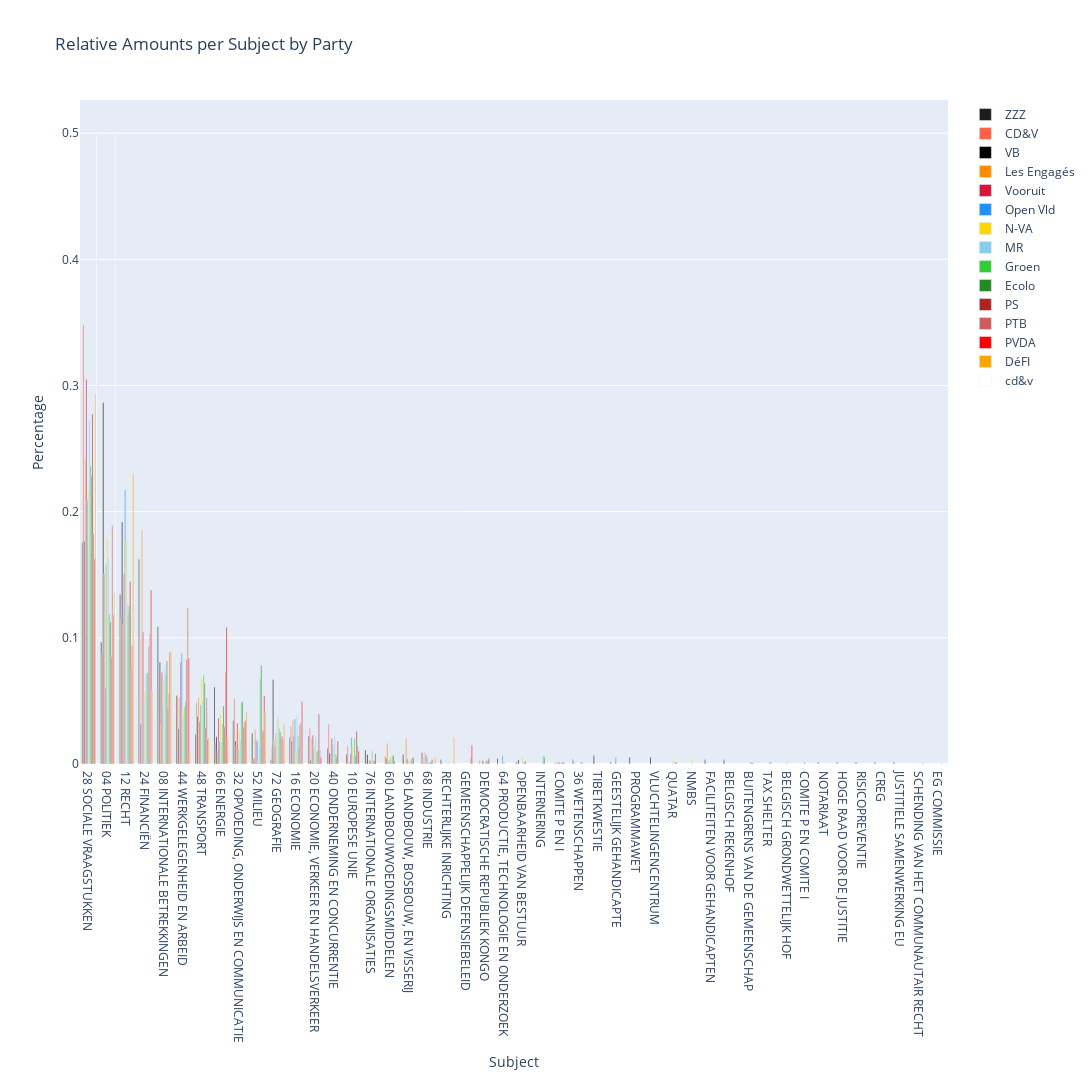

Notebook source saved alongside this figure:
### Code cell
colors = {
    "DéFI": "#FFA500",       # Orange
    "N-VA": "#FFD700",       # Yellow
    "Les Engagés": "#FF8C00",# Darker Orange
    "VB": "#000000",         # Black
    "PVDA": "#FF0000",       # Bright Red
    "Open Vld": "#1E90FF",   # Dodger Blue
    "PTB": "#CD5C5C",        # Indian Red
    "MR": "#87CEEB",         # Sky Blue
    "Vooruit": "#DC143C",    # Crimson
    "Ecolo": "#228B22",      # Forest Green
    "Groen": "#32CD32",      # Lime Green
    "CD&V": "#FF6347",       # Tomato
    "PS": "#B22222",         # Firebrick Red
    "cd&v": "#FFF",          # White
    "ZZZ": "#1D1D1D"         # Grey
}


def calculate_relative(data):
    relative_data = {}
    for party, subjects in data.items():
        total = sum(subjects.values())
        relative_data[party] = {subject: value / total for subject, value in subjects.items()}
    return relative_data

def plot_relative(data):
    relative_data = calculate_relative(data)
    fig = go.Figure()
    for party, subjects in relative_data.items():
        fig.add_trace(go.Bar(
            name=party,
            x=list(subjects.keys()),
            y=list(subjects.values()),
            marker_color=colors[party]
        ))
    fig.update_layout(
        title="Relative Amounts per Subject by Party",
        xaxis_title="Subject",
        yaxis_title="Percentage",
        barmode='group',
        xaxis={'categoryorder':'total descending'},
        height=1080,
        width=1920
    )
    fig.show()

plot_relative(parties_to_domains)

### Figure 1 — Plotly figure (JSON) as saved in the notebook; plotly's stock layout.template omitted (floating-point values rounded to 4 significant figures)
{"data": [{"marker": {"color": "#1D1D1D"}, "name": "ZZZ", "type": "bar", "x": ["08 INTERNATIONALE BETREKKINGEN", "66 ENERGIE", "28 SOCIALE VRAAGSTUKKEN", "32 OPVOEDING, ONDERWIJS EN COMMUNICATIE", "04 POLITIEK", "12 RECHT", "24 FINANCIËN", "44 WERKGELEGENHEID EN ARBEID", "48 TRANSPORT", "52 MILIEU", "40 ONDERNEMING EN CONCURRENTIE", "GEESTELIJK GEHANDICAPTE", "72 GEOGRAFIE", "16 ECONOMIE", "20 ECONOMIE, VERKEER EN HANDELSVERKEER", "68 INDUSTRIE", "PROGRAMMAWET", "76 INTERNATIONALE ORGANISATIES", "36 WETENSCHAPPEN", "10 EUROPESE UNIE", "NOTARIAAT", "OPENBAARHEID VAN BESTUUR", "RECHTERLIJKE INRICHTING", "56 LANDBOUW, BOSBOUW, EN VISSERIJ", "64 PRODUCTIE, TECHNOLOGIE EN ONDERZOEK", "FACILITEITEN VOOR GEHANDICAPTEN", "BELGISCH REKENHOF", "HOGE RAAD VOOR DE JUSTITIE", "RISICOPREVENTIE", "CREG", "JUSTITIELE SAMENWERKING EU"], "y": [0.1088, 0.06104, 0.1754, 0.03441, 0.09656, 0.1343, 0.162, 0.05438, 0.02331, 0.02442, 0.01221, 0.00111, 0.00333, 0.02109, 0.0222, 0.008879, 0.005549, 0.0111, 0.00333, 0.007769, 0.00111, 0.00111, 0.00333, 0.007769, 0.00444, 0.00333, 0.00333, 0.00111, 0.00111, 0.00111, 0.00111]}, {"marker": {"color": "#FF6347"}, "name": "CD&V", "type": "bar", "x": ["76 INTERNATIONALE ORGANISATIES", "28 SOCIALE VRAAGSTUKKEN", "10 EUROPESE UNIE", "04 POLITIEK", "66 ENERGIE", "40 ONDERNEMING EN CONCURRENTIE", "12 RECHT", "08 INTERNATIONALE BETREKKINGEN", "72 GEOGRAFIE", "48 TRANSPORT", "32 OPVOEDING, ONDERWIJS EN COMMUNICATIE", "24 FINANCIËN", "16 ECONOMIE", "20 ECONOMIE, VERKEER EN HANDELSVERKEER", "44 WERKGELEGENHEID EN ARBEID", "DEMOCRATISCHE REPUBLIEK KONGO", "68 INDUSTRIE", "COMITE P EN I", "RECHTERLIJKE INRICHTING", "36 WETENSCHAPPEN", "52 MILIEU", "60 LANDBOUWVOEDINGSMIDDELEN"], "y": [0.001803, 0.3481, 0.01443, 0.08747, 0.01713, 0.03156, 0.1154, 0.03968, 0.01353, 0.04869, 0.0523, 0.09829, 0.02976, 0.02795, 0.0532, 0.002705, 0.00541, 0.0009017, 0.0009017, 0.001803, 0.002705, 0.006312]}, {"marker": {"color": "#000000"}, "name": "VB", "type": "bar", "x": ["08 INTERNATIONALE BETREKKINGEN", "28 SOCIALE VRAAGSTUKKEN", "04 POLITIEK", "40 ONDERNEMING EN CONCURRENTIE", "66 ENERGIE", "48 TRANSPORT", "72 GEOGRAFIE", "12 RECHT", "44 WERKGELEGENHEID EN ARBEID", "32 OPVOEDING, ONDERWIJS EN COMMUNICATIE", "24 FINANCIËN", "60 LANDBOUWVOEDINGSMIDDELEN", "76 INTERNATIONALE ORGANISATIES", "OPENBAARHEID VAN BESTUUR", "52 MILIEU", "20 ECONOMIE, VERKEER EN HANDELSVERKEER", "16 ECONOMIE", "TIBETKWESTIE", "VLUCHTELINGENCENTRUM"], "y": [0.08073, 0.1765, 0.2863, 0.008611, 0.02153, 0.03767, 0.06674, 0.1916, 0.02799, 0.0183, 0.03122, 0.004306, 0.007535, 0.003229, 0.004306, 0.003229, 0.0183, 0.006459, 0.005382]}, {"marker": {"color": "#FF8C00"}, "name": "Les Engagés", "type": "bar", "x": ["48 TRANSPORT", "44 WERKGELEGENHEID EN ARBEID", "28 SOCIALE VRAAGSTUKKEN", "24 FINANCIËN", "08 INTERNATIONALE BETREKKINGEN", "16 ECONOMIE", "12 RECHT", "04 POLITIEK", "20 ECONOMIE, VERKEER EN HANDELSVERKEER", "60 LANDBOUWVOEDINGSMIDDELEN", "52 MILIEU", "32 OPVOEDING, ONDERWIJS EN COMMUNICATIE", "10 EUROPESE UNIE", "72 GEOGRAFIE", "68 INDUSTRIE", "66 ENERGIE", "56 LANDBOUW, BOSBOUW, EN VISSERIJ"], "y": [0.05273, 0.05273, 0.2418, 0.1855, 0.03091, 0.03455, 0.1109, 0.1509, 0.02, 0.01636, 0.02727, 0.01455, 0.001818, 0.02, 0.009091, 0.01091, 0.02]}, {"marker": {"color": "#DC143C"}, "name": "Vooruit", "type": "bar", "x": ["08 INTERNATIONALE BETREKKINGEN", "28 SOCIALE VRAAGSTUKKEN", "10 EUROPESE UNIE", "04 POLITIEK", "66 ENERGIE", "12 RECHT", "52 MILIEU", "32 OPVOEDING, ONDERWIJS EN COMMUNICATIE", "24 FINANCIËN", "72 GEOGRAFIE", "20 ECONOMIE, VERKEER EN HANDELSVERKEER", "48 TRANSPORT", "60 LANDBOUWVOEDINGSMIDDELEN", "16 ECONOMIE", "44 WERKGELEGENHEID EN ARBEID", "40 ONDERNEMING EN CONCURRENTIE", "56 LANDBOUW, BOSBOUW, EN VISSERIJ", "DEMOCRATISCHE REPUBLIEK KONGO", "COMITE P EN I", "68 INDUSTRIE", "76 INTERNATIONALE ORGANISATIES"], "y": [0.07248, 0.3047, 0.008054, 0.0604, 0.03624, 0.1503, 0.01879, 0.03221, 0.1047, 0.01342, 0.02282, 0.03356, 0.001342, 0.02282, 0.08054, 0.02013, 0.004027, 0.002685, 0.001342, 0.006711, 0.002685]}, {"marker": {"color": "#1E90FF"}, "name": "Open Vld", "type": "bar", "x": ["12 RECHT", "28 SOCIALE VRAAGSTUKKEN", "04 POLITIEK", "44 WERKGELEGENHEID EN ARBEID", "76 INTERNATIONALE ORGANISATIES", "08 INTERNATIONALE BETREKKINGEN", "72 GEOGRAFIE", "60 LANDBOUWVOEDINGSMIDDELEN", "48 TRANSPORT", "24 FINANCIËN", "16 ECONOMIE", "10 EUROPESE UNIE", "66 ENERGIE", "52 MILIEU", "COMITE P EN COMITE I", "64 PRODUCTIE, TECHNOLOGIE EN ONDERZOEK", "32 OPVOEDING, ONDERWIJS EN COMMUNICATIE", "56 LANDBOUW, BOSBOUW, EN VISSERIJ", "20 ECONOMIE, VERKEER EN HANDELSVERKEER", "40 ONDERNEMING EN CONCURRENTIE", "DEMOCRATISCHE REPUBLIEK KONGO", "COMITE P EN I", "GEESTELIJK GEHANDICAPTE", "68 INDUSTRIE"], "y": [0.2172, 0.2091, 0.1588, 0.08752, 0.003241, 0.04376, 0.02431, 0.003241, 0.047, 0.05186, 0.03566, 0.02107, 0.01783, 0.01783, 0.001621, 0.006483, 0.01135, 0.001621, 0.01297, 0.01459, 0.001621, 0.001621, 0.004862, 0.004862]}, {"marker": {"color": "#FFD700"}, "name": "N-VA", "type": "bar", "x": ["28 SOCIALE VRAAGSTUKKEN", "60 LANDBOUWVOEDINGSMIDDELEN", "48 TRANSPORT", "04 POLITIEK", "32 OPVOEDING, ONDERWIJS EN COMMUNICATIE", "NMBS", "08 INTERNATIONALE BETREKKINGEN", "12 RECHT", "20 ECONOMIE, VERKEER EN HANDELSVERKEER", "OPENBAARHEID VAN BESTUUR", "24 FINANCIËN", "44 WERKGELEGENHEID EN ARBEID", "10 EUROPESE UNIE", "16 ECONOMIE", "64 PRODUCTIE, TECHNOLOGIE EN ONDERZOEK", "66 ENERGIE", "76 INTERNATIONALE ORGANISATIES", "40 ONDERNEMING EN CONCURRENTIE", "72 GEOGRAFIE", "68 INDUSTRIE", "RECHTERLIJKE INRICHTING", "52 MILIEU", "BELGISCH GRONDWETTELIJK HOF", "56 LANDBOUW, BOSBOUW, EN VISSERIJ", "QUATAR"], "y": [0.2168, 0.005659, 0.06791, 0.1788, 0.0266, 0.003396, 0.06735, 0.1771, 0.01471, 0.005659, 0.05772, 0.04471, 0.01415, 0.01019, 0.002264, 0.03962, 0.008489, 0.01358, 0.03509, 0.0005659, 0.0005659, 0.00283, 0.001698, 0.00283, 0.001698]}, {"marker": {"color": "#87CEEB"}, "name": "MR", "type": "bar", "x": ["24 FINANCIËN", "28 SOCIALE VRAAGSTUKKEN", "72 GEOGRAFIE", "04 POLITIEK", "40 ONDERNEMING EN CONCURRENTIE", "66 ENERGIE", "44 WERKGELEGENHEID EN ARBEID", "12 RECHT", "76 INTERNATIONALE ORGANISATIES", "16 ECONOMIE", "08 INTERNATIONALE BETREKKINGEN", "52 MILIEU", "DEMOCRATISCHE REPUBLIEK KONGO", "32 OPVOEDING, ONDERWIJS EN COMMUNICATIE", "48 TRANSPORT", "64 PRODUCTIE, TECHNOLOGIE EN ONDERZOEK", "10 EUROPESE UNIE", "68 INDUSTRIE", "COMITE P EN I", "RECHTERLIJKE INRICHTING", "60 LANDBOUWVOEDINGSMIDDELEN", "20 ECONOMIE, VERKEER EN HANDELSVERKEER"], "y": [0.0721, 0.273, 0.03783, 0.1631, 0.02246, 0.01773, 0.03901, 0.1277, 0.01064, 0.03901, 0.07801, 0.013, 0.002364, 0.01891, 0.04965, 0.001182, 0.00591, 0.001182, 0.001182, 0.001182, 0.003546, 0.02128]}, {"marker": {"color": "#32CD32"}, "name": "Groen", "type": "bar", "x": ["24 FINANCIËN", "28 SOCIALE VRAAGSTUKKEN", "04 POLITIEK", "32 OPVOEDING, ONDERWIJS EN COMMUNICATIE", "12 RECHT", "52 MILIEU", "08 INTERNATIONALE BETREKKINGEN", "72 GEOGRAFIE", "40 ONDERNEMING EN CONCURRENTIE", "10 EUROPESE UNIE", "16 ECONOMIE", "48 TRANSPORT", "36 WETENSCHAPPEN", "20 ECONOMIE, VERKEER EN HANDELSVERKEER", "44 WERKGELEGENHEID EN ARBEID", "66 ENERGIE", "DEMOCRATISCHE REPUBLIEK KONGO", "BUITENGRENS VAN DE GEMEENSCHAP", "OPENBAARHEID VAN BESTUUR", "68 INDUSTRIE", "COMITE P EN I", "INTERNERING", "TAX SHELTER", "76 INTERNATIONALE ORGANISATIES", "QUATAR", "60 LANDBOUWVOEDINGSMIDDELEN", "56 LANDBOUW, BOSBOUW, EN VISSERIJ"], "y": [0.07199, 0.2363, 0.1189, 0.04851, 0.1189, 0.06729, 0.07042, 0.02817, 0.007825, 0.02034, 0.02191, 0.07042, 0.001565, 0.00939, 0.04538, 0.0313, 0.00313, 0.001565, 0.001565, 0.001565, 0.001565, 0.00626, 0.001565, 0.00313, 0.001565, 0.00626, 0.00313]}, {"marker": {"color": "#228B22"}, "name": "Ecolo", "type": "bar", "x": ["24 FINANCIËN", "28 SOCIALE VRAAGSTUKKEN", "44 WERKGELEGENHEID EN ARBEID", "04 POLITIEK", "32 OPVOEDING, ONDERWIJS EN COMMUNICATIE", "52 MILIEU", "08 INTERNATIONALE BETREKKINGEN", "72 GEOGRAFIE", "40 ONDERNEMING EN CONCURRENTIE", "16 ECONOMIE", "48 TRANSPORT", "36 WETENSCHAPPEN", "12 RECHT", "66 ENERGIE", "20 ECONOMIE, VERKEER EN HANDELSVERKEER", "DEMOCRATISCHE REPUBLIEK KONGO", "BUITENGRENS VAN DE GEMEENSCHAP", "OPENBAARHEID VAN BESTUUR", "10 EUROPESE UNIE", "68 INDUSTRIE", "COMITE P EN I", "INTERNERING", "TAX SHELTER", "76 INTERNATIONALE ORGANISATIES", "QUATAR", "60 LANDBOUWVOEDINGSMIDDELEN", "56 LANDBOUW, BOSBOUW, EN VISSERIJ"], "y": [0.07233, 0.2285, 0.04937, 0.1125, 0.04937, 0.07807, 0.08152, 0.02526, 0.005741, 0.01378, 0.06429, 0.001148, 0.1251, 0.04592, 0.01033, 0.002296, 0.001148, 0.002296, 0.006889, 0.001148, 0.001148, 0.005741, 0.001148, 0.002296, 0.001148, 0.006889, 0.004592]}, {"marker": {"color": "#B22222"}, "name": "PS", "type": "bar", "x": ["28 SOCIALE VRAAGSTUKKEN", "24 FINANCIËN", "04 POLITIEK", "66 ENERGIE", "08 INTERNATIONALE BETREKKINGEN", "12 RECHT", "10 EUROPESE UNIE", "52 MILIEU", "32 OPVOEDING, ONDERWIJS EN COMMUNICATIE", "48 TRANSPORT", "20 ECONOMIE, VERKEER EN HANDELSVERKEER", "72 GEOGRAFIE", "16 ECONOMIE", "44 WERKGELEGENHEID EN ARBEID", "40 ONDERNEMING EN CONCURRENTIE", "76 INTERNATIONALE ORGANISATIES", "BUITENGRENS VAN DE GEMEENSCHAP", "60 LANDBOUWVOEDINGSMIDDELEN", "68 INDUSTRIE", "56 LANDBOUW, BOSBOUW, EN VISSERIJ", "DEMOCRATISCHE REPUBLIEK KONGO", "COMITE P EN I", "SCHENDING VAN HET COMMUNAUTAIR RECHT", "EG COMMISSIE"], "y": [0.2772, 0.09308, 0.08494, 0.0295, 0.04374, 0.1445, 0.02594, 0.02492, 0.02899, 0.02899, 0.03967, 0.02136, 0.03103, 0.08291, 0.01831, 0.008138, 0.0005086, 0.002035, 0.003561, 0.005086, 0.004069, 0.0005086, 0.0005086, 0.0005086]}, {"marker": {"color": "#CD5C5C"}, "name": "PTB", "type": "bar", "x": ["24 FINANCIËN", "04 POLITIEK", "66 ENERGIE", "48 TRANSPORT", "44 WERKGELEGENHEID EN ARBEID", "08 INTERNATIONALE BETREKKINGEN", "28 SOCIALE VRAAGSTUKKEN", "72 GEOGRAFIE", "32 OPVOEDING, ONDERWIJS EN COMMUNICATIE", "16 ECONOMIE", "52 MILIEU", "12 RECHT", "20 ECONOMIE, VERKEER EN HANDELSVERKEER", "GEMEENSCHAPPELIJK DEFENSIEBELEID", "10 EUROPESE UNIE"], "y": [0.1032, 0.1889, 0.07302, 0.05238, 0.1238, 0.05556, 0.1825, 0.02222, 0.03333, 0.03333, 0.02698, 0.0746, 0.01111, 0.004762, 0.01429]}, {"marker": {"color": "#FF0000"}, "name": "PVDA", "type": "bar", "x": ["24 FINANCIËN", "66 ENERGIE", "44 WERKGELEGENHEID EN ARBEID", "08 INTERNATIONALE BETREKKINGEN", "28 SOCIALE VRAAGSTUKKEN", "72 GEOGRAFIE", "04 POLITIEK", "32 OPVOEDING, ONDERWIJS EN COMMUNICATIE", "16 ECONOMIE", "48 TRANSPORT", "52 MILIEU", "12 RECHT", "20 ECONOMIE, VERKEER EN HANDELSVERKEER", "GEMEENSCHAPPELIJK DEFENSIEBELEID", "10 EUROPESE UNIE"], "y": [0.1379, 0.1084, 0.08374, 0.08867, 0.1626, 0.0197, 0.1182, 0.03448, 0.04926, 0.0197, 0.05419, 0.0936, 0.004926, 0.01478, 0.009852]}, {"marker": {"color": "#FFA500"}, "name": "DéFI", "type": "bar", "x": ["24 FINANCIËN", "28 SOCIALE VRAAGSTUKKEN", "08 INTERNATIONALE BETREKKINGEN", "32 OPVOEDING, ONDERWIJS EN COMMUNICATIE", "RECHTERLIJKE INRICHTING", "04 POLITIEK", "12 RECHT", "48 TRANSPORT", "52 MILIEU", "44 WERKGELEGENHEID EN ARBEID", "68 INDUSTRIE", "72 GEOGRAFIE", "66 ENERGIE"], "y": [0.05759, 0.2932, 0.08901, 0.04188, 0.02094, 0.1361, 0.2304, 0.02094, 0.04188, 0.01047, 0.005236, 0.03141, 0.02094]}, {"marker": {"color": "#FFF"}, "name": "cd&v", "type": "bar", "x": ["04 POLITIEK", "28 SOCIALE VRAAGSTUKKEN"], "y": [0.5, 0.5]}], "layout": {"barmode": "group", "height": 1080, "title": {"text": "Relative Amounts per Subject by Party"}, "width": 1920, "xaxis": {"categoryorder": "total descending", "title": {"text": "Subject"}}, "yaxis": {"title": {"text": "Percentage"}}}}
